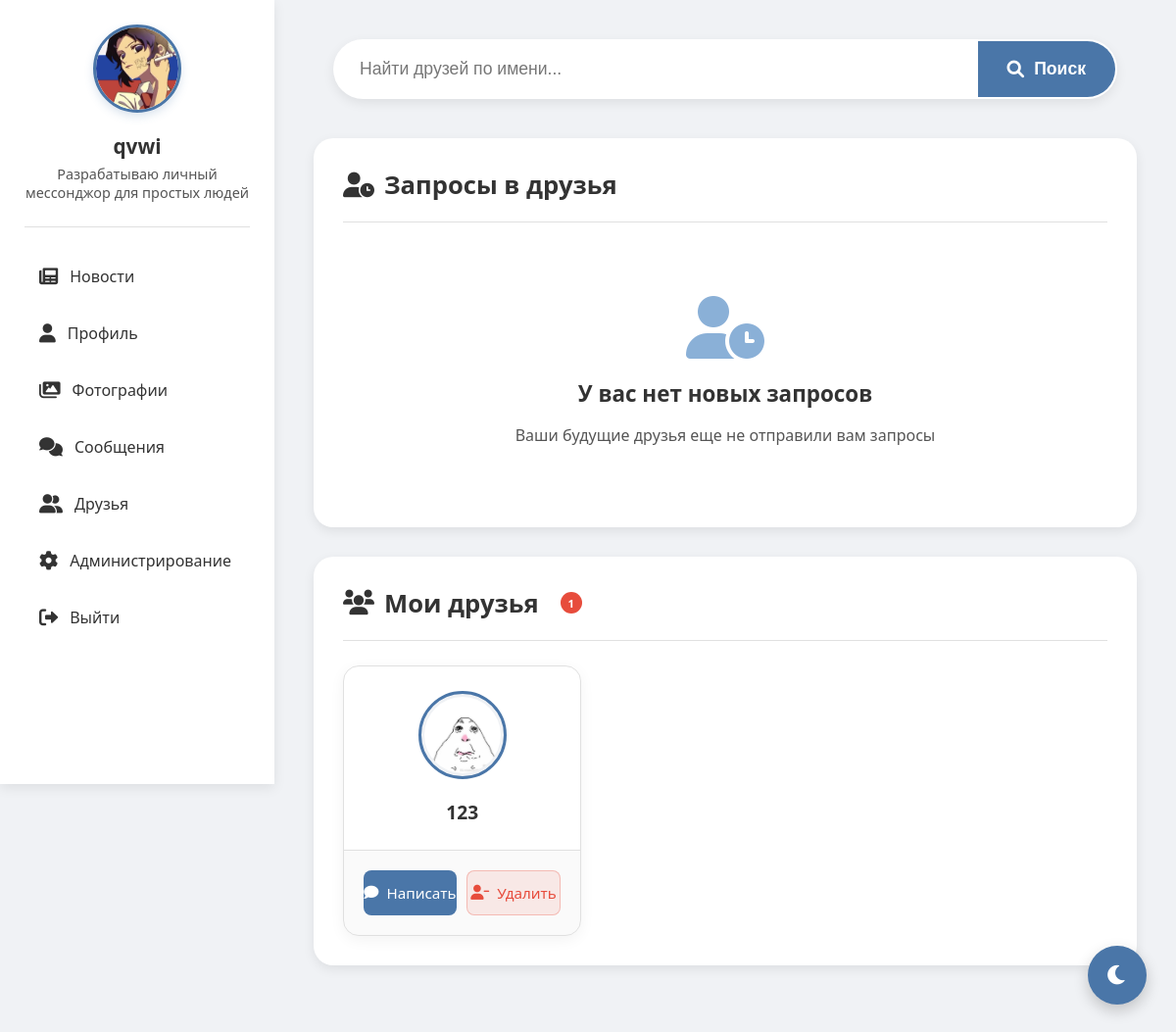
The page /friends (signed in) on the database its author committed.
### tables this page shows
CREATE TABLE users (
                id INTEGER PRIMARY KEY AUTOINCREMENT,
                username TEXT UNIQUE NOT NULL,
                password TEXT NOT NULL,
                email TEXT,
                bio TEXT,
                avatar TEXT, role TEXT DEFAULT 'user' CHECK(role IN ('admin', 'moderator', 'user')), is_online BOOLEAN DEFAULT FALSE, last_seen DATETIME, banner TEXT, is_blocked BOOLEAN DEFAULT 0, block_reason TEXT);

### routes/friends.py (the view)
@bp.route('/friends', methods=['GET'])
def friends():
    if 'user_id' not in session:
        return redirect(url_for('auth.index'))
    user_id = session['user_id']
    conn = get_db()
    c = conn.cursor()
    c.execute("SELECT * FROM users WHERE id = ?", (user_id,))
    user = c.fetchone()
    c.execute('''SELECT users.id, users.username, users.avatar
                FROM friends
                JOIN users ON friends.user_id = users.id
                WHERE friends.friend_id = ? AND friends.status = 'pending' ''', (user_id,))
    requests = c.fetchall()
    c.execute('''SELECT users.id, users.username, users.avatar
                FROM friends
                JOIN users ON friends.friend_id = users.id
                WHERE friends.user_id = ? AND friends.status = 'accepted'
                UNION
                SELECT users.id, users.username, users.avatar
                FROM friends
                JOIN users ON friends.user_id = users.id
                WHERE friends.friend_id = ? AND friends.status = 'accepted'
                ORDER BY username''', (user_id, user_id))
    friends_list = c.fetchall()
    search_query = request.args.get('search', '')
    search_results = []
    if search_query:
        c.execute("SELECT id, username, avatar FROM users WHERE username LIKE ? AND id != ?",
                 (f'%{search_query}%', user_id))
        search_results = c.fetchall()
    conn.close()
    return render_template('friends.html',
                         user=user,
                         requests=requests,
                         friends=friends_list,
                         search_results=search_results,
                         search_query=search_query)

### app.py (called while the page is built)
def _gen_csrf_token():
    import secrets
    token = session.get('_csrf_token')
    if not token:
        token = secrets.token_urlsafe(32)
        session['_csrf_token'] = token
    return token

@app.context_processor
def inject_csrf():
    return {'csrf_token': _gen_csrf_token()}

@app.before_request
def csrf_protect():
    if request.method in ('POST','PUT','PATCH','DELETE'):
        if request.path.startswith('/socket.io') or request.path.startswith('/static'):
            return None
        if request.endpoint in {'auth.index'}:
            if not session.get('_csrf_token'):
                return None
        token = None
        token = request.headers.get('X-CSRFToken') or request.headers.get('X-CSRF-Token')
        if not token:
            token = request.form.get('csrf_token') or request.args.get('csrf_token')
        if not token and request.is_json:
            try:
                token = (request.get_json(silent=True) or {}).get('csrf_token')
            except Exception:
                token = None
        if not token or token != session.get('_csrf_token'):
            return ('CSRF token missing or invalid', 400)

@app.before_request
def enforce_account_block():
    try:
        if request.path.startswith('/static') or request.path.startswith('/socket.io'):
            return None
        if request.endpoint in {'auth.blocked', 'auth.index', 'static.static_files'}:
            return None
        if 'user_id' not in session:
            return None
        from models import get_db
        conn = get_db()
        c = conn.cursor()
        c.execute('SELECT is_blocked, block_reason FROM users WHERE id = ?', (session['user_id'],))
        row = c.fetchone()
        conn.close()
        if row and row['is_blocked']:
            reason = row['block_reason'] or 'Профиль заблокирован администратором'
            return render_template('blocked.html', reason=reason)
    except Exception:
        return None

### models.py (called while the page is built)
def get_db():
    conn = sqlite3.connect('social_network.db')
    conn.row_factory = sqlite3.Row
    return conn

### templates/friends.html (shortened to what this page needs)
<!DOCTYPE html>
<html lang="ru">
<head>
    <link href="https://cdnjs.cloudflare.com/ajax/libs/font-awesome/6.0.0/css/all.min.css" rel="stylesheet">
</head>
<body>
    <div class="sidebar">
        <div class="profile-card">
            <img src="{% if user[5] %}{{ url_for('static', filename='uploads/' + user[5]) }}{% else %}{{ url_for('static', filename='uploads/default_avatar.png') }}{% endif %}"
                 alt="Avatar"
                 onerror="this.onerror=null; this.src='{{ url_for('static', filename='uploads/default_avatar.png') }}'">
            <h3>{{ user[1] }}</h3>
            <p>{{ user[4] or 'Статус не указан' }}</p>
        </div>
        <div class="nav">
                <a href="{{ url_for('feed.feed') }}">
                    <i class="fas fa-newspaper"></i> Новости
                </a>
                <a href="{{ url_for('profile.profile') }}">
                    <i class="fas fa-user"></i> Профиль
                </a>
                <a href="{{ url_for('gallery.gallery') }}">
                    <i class="fas fa-images"></i> Фотографии
                </a>
                <a href="{{ url_for('messages.messages') }}" {% if active_page == 'messages' %}class="active"{% endif %}>
                    <i class="fas fa-comments"></i> Сообщения
                </a>
                <a href="{{ url_for('friends.friends') }}" {% if active_page == 'friends' %}class="active"{% endif %}>
                    <i class="fas fa-user-friends"></i> Друзья
                </a>
                {% if user[6] == 'admin' %}
                <a href="{{ url_for('admin.admin') }}" {% if active_page == 'admin' %}class="active"{% endif %}>
                    <i class="fas fa-cog"></i> Администрирование
                </a>
                {% endif %}
                <a href="{{ url_for('static.logout') }}">
                    <i class="fas fa-sign-out-alt"></i> Выйти
                </a>
            </div>
    </div>
    <div class="content">
        <div class="search-container">
            <form method="GET" action="{{ url_for('friends.friends') }}">
                <div class="search-wrapper">
                    <input type="text" name="search" placeholder="Найти друзей по имени..." value="{{ search_query }}">
                    <button type="submit">
                        <i class="fas fa-search"></i> <span>Поиск</span>
                    </button>
                </div>
            </form>
        </div>
        <div class="section">
            <div class="section-title">
                <h2><i class="fas fa-user-clock"></i> Запросы в друзья {% if requests %}<span class="badge">{{ requests|length }}</span>{% endif %}</h2>
            </div>
            {% if requests %}
            <div class="friends-grid">
                {% for req in requests %}
                <div class="friend-card">
                    <div class="friend-header">
                        <img src="{{ url_for('static', filename='uploads/' + req[2]) if req[2] else url_for('static', filename='uploads/default_avatar.png') }}"
                             class="friend-avatar" alt="{{ req[1] }}"
                             onerror="this.onerror=null; this.src='{{ url_for('static', filename='uploads/default_avatar.png') }}'">
                        <div class="friend-name">{{ req[1] }}</div>
                    </div>
                    <div class="friend-actions">
                        <a href="{{ url_for('friends.accept_friend', friend_id=req[0]) }}" class="btn-accept">
                            <i class="fas fa-check"></i> Принять
                        </a>
                        <a href="{{ url_for('friends.remove_friend', friend_id=req[0]) }}" class="btn-reject">
                            <i class="fas fa-times"></i> Отклонить
                        </a>
                    </div>
                </div>
                {% endfor %}
            </div>
            {% else %}
            <div class="empty-state">
                <i class="fas fa-user-clock"></i>
                <h3>У вас нет новых запросов</h3>
                <p>Ваши будущие друзья еще не отправили вам запросы</p>
            </div>
            {% endif %}
        </div>
        <div class="section">
            <div class="section-title">
                <h2><i class="fas fa-users"></i> Мои друзья {% if friends %}<span class="badge">{{ friends|length }}</span>{% endif %}</h2>
            </div>
            {% if friends %}
            <div class="friends-grid">
                {% for friend in friends %}
                <div class="friend-card">
                    <div class="friend-header">
                        <img src="{{ url_for('static', filename='uploads/' + friend[2]) if friend[2] else url_for('static', filename='uploads/default_avatar.png') }}"
                             class="friend-avatar" alt="{{ friend[1] }}"
                             onerror="this.onerror=null; this.src='{{ url_for('static', filename='uploads/default_avatar.png') }}'">
                        <div class="friend-name">{{ friend[1] }}</div>
                    </div>
                    <div class="friend-actions">
                        <a href="{{ url_for('messages.messages', friend_id=friend[0]) }}" class="btn-message">
                            <i class="fas fa-comment"></i> Написать
                        </a>
                        <a href="{{ url_for('friends.remove_friend', friend_id=friend[0]) }}" class="btn-remove">
                            <i class="fas fa-user-minus"></i> Удалить
                        </a>
                    </div>
                </div>
                {% endfor %}
            </div>
            {% else %}
            <div class="empty-state">
                <i class="fas fa-users"></i>
                <h3>У вас пока нет друзей</h3>
                <p>Найдите новых друзей через поиск!</p>
            </div>
            {% endif %}
        </div>
    </div>
    <button class="theme-toggle" id="themeToggle">
        <i class="fas fa-moon"></i>
    </button>
</body>
</html>

### rows shown on the page
users: avatar (picture), username "qvwi", bio "Разрабатываю личный мессонджор для простых людей"
users: avatar (picture), username "123"

### other values the page prints
{{ friends|length }} "1"
